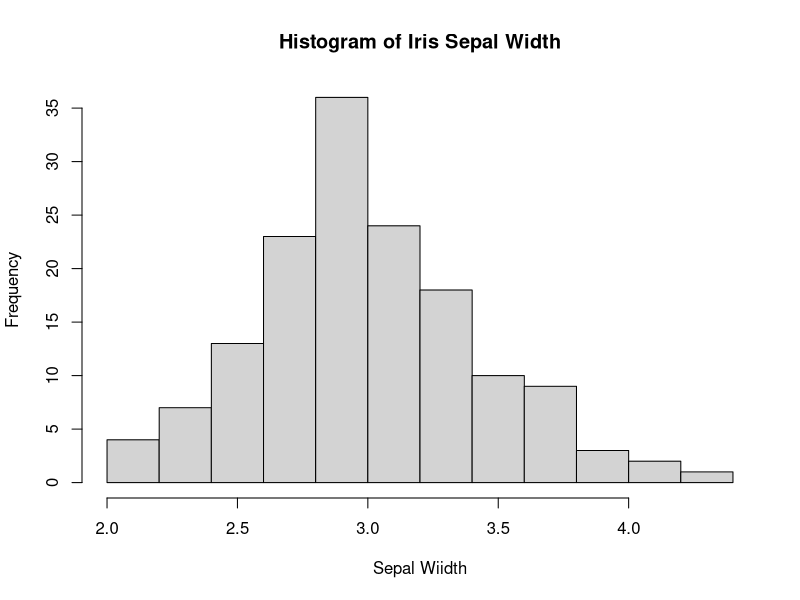

The R source for this figure:
library(datasets)
data("iris")
df <- iris
head(df)
names(iris)
iris_histplt <- hist(df$Sepal.Width, main = "Histogram of Iris Sepal Width",
                     xlab = "Sepal Wiidth")